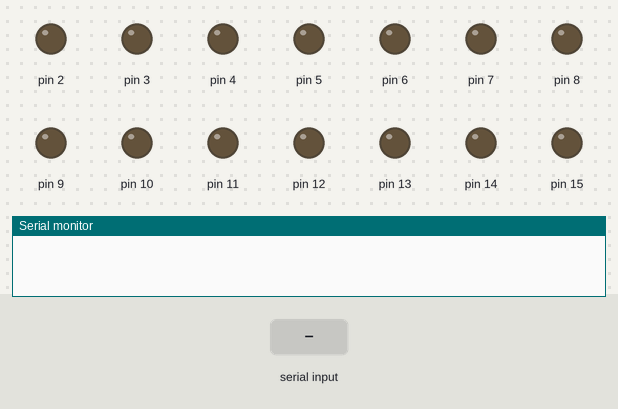
A sketch run on a simulated Arduino Uno, built with avr-gcc and run on an emulated ATmega328P. Shown: output pins drawn as LEDs (lit = HIGH), the last lines printed to the serial monitor. The inputs (shaded band) are chosen by the test bench.

Above: at 1.2 s.
1.3 s: "1" received over Serial
At 1.6 s:
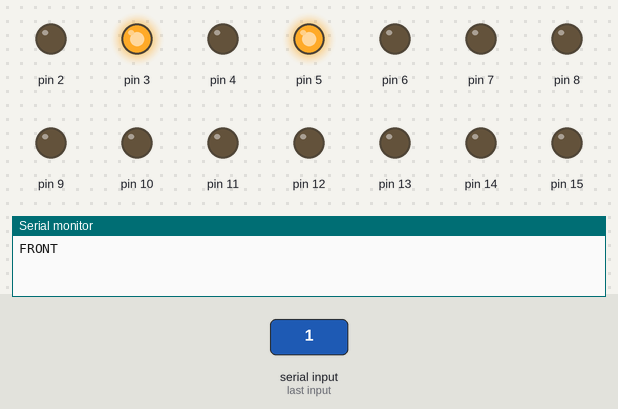
2.8 s: byte 70 ('F') received over Serial
At 2.9 s:
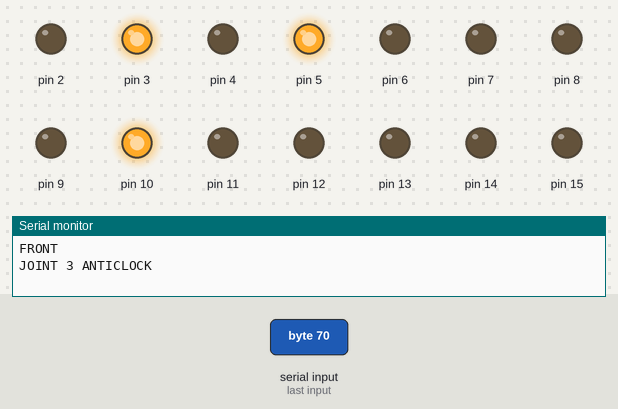
4.5 s: byte 71 ('G') received over Serial
At 4.6 s:
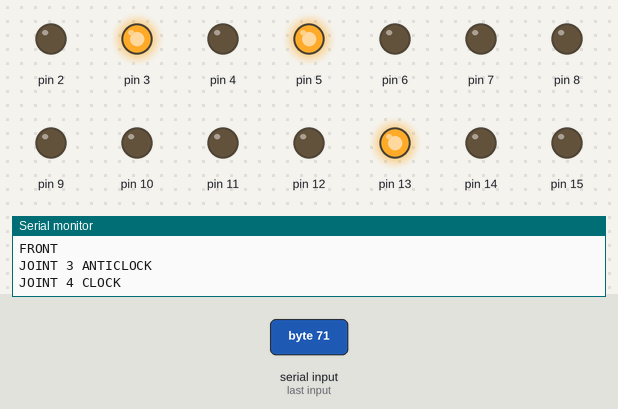
6.2 s: "2" received over Serial
At 6.5 s:
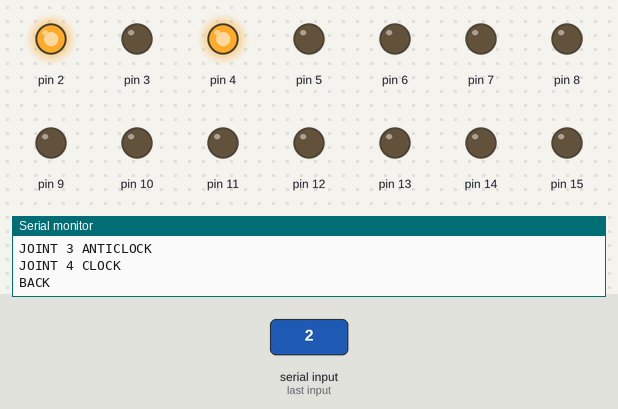
7.7 s: byte 72 ('H') received over Serial
At 7.8 s:
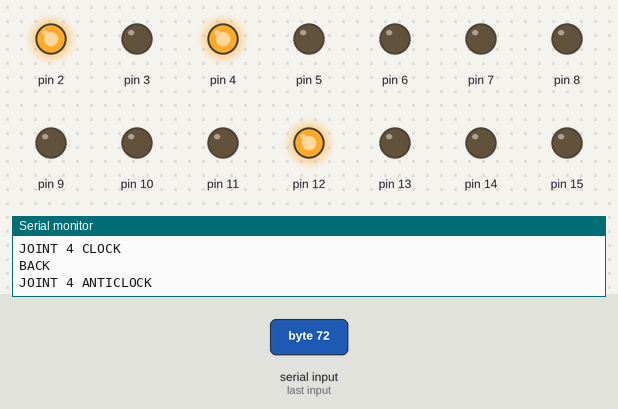
9.4 s: byte 73 ('I') received over Serial
At 9.5 s:
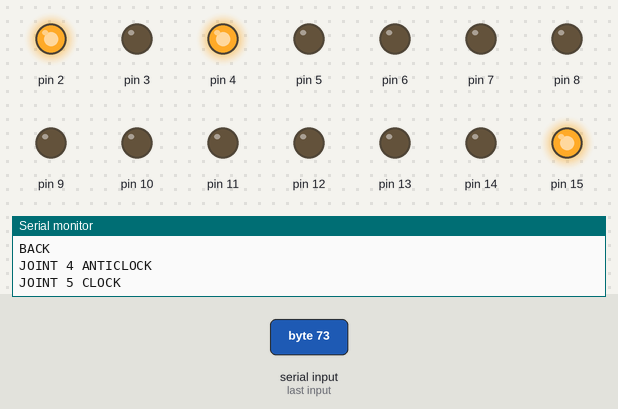
Timing chart, 0 to 12.1 s (numbered marks = the images above; inputs shaded):
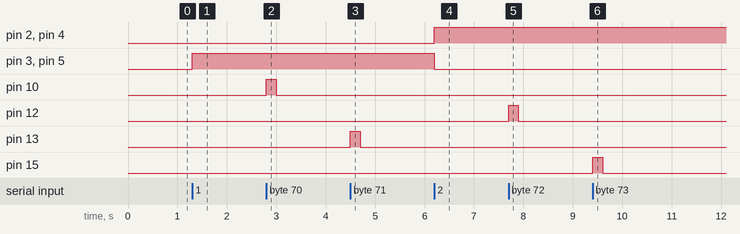

The sketch:

ROBOTIC_ARM_AND_CAR.ino
```cpp
int inByte;
void setup()
{
  Serial.begin(9600);
  pinMode(2, OUTPUT);
  pinMode(3, OUTPUT);
  pinMode(4, OUTPUT);
  pinMode(5, OUTPUT);
  pinMode(6, OUTPUT);
  pinMode(7, OUTPUT);
  pinMode(8, OUTPUT);
  pinMode(9, OUTPUT);
  pinMode(10, OUTPUT);
  pinMode(11, OUTPUT);
  pinMode(12, OUTPUT);
  pinMode(13, OUTPUT);
  pinMode(14, OUTPUT);
  pinMode(15, OUTPUT);

}
void loop()
{
  if (Serial.available() > 0)
  {
  inByte = Serial.read();
  switch (inByte)
  {
    case '1':
      digitalWrite(2, LOW);
      digitalWrite(3, HIGH);
      digitalWrite(4, LOW);
      digitalWrite(5, HIGH);
      Serial.println("FRONT");
      break;
    case '2':
      digitalWrite(2, HIGH);
      digitalWrite(3, LOW);
      digitalWrite(4, HIGH);
      digitalWrite(5, LOW);
      Serial.println("BACK");
      break;
    case '3':
      digitalWrite(2, LOW);
      digitalWrite(3, LOW);
      digitalWrite(4, LOW);
      digitalWrite(5, HIGH);
      Serial.println("LEFT");
      break;
    case '4':
      digitalWrite(2, LOW);
      digitalWrite(3, HIGH);
      digitalWrite(4, LOW);
      digitalWrite(5, LOW);
      Serial.println("RIGHT");
      break;
    case '5':
      digitalWrite(2, LOW);
      digitalWrite(3, LOW);
      digitalWrite(4, LOW);
      digitalWrite(5, LOW);
      Serial.println("STOP");
      break;
     case 'A':
      digitalWrite(6, LOW);
      digitalWrite(7, HIGH);
      Serial.println("JOINT 1 CLOCK");
      delay(200);
      digitalWrite(6, LOW);
      digitalWrite(7, LOW);
      break;
     case 'B':
      digitalWrite(6, HIGH );
      digitalWrite(7, LOW);
      Serial.println("JOINT 1 ANTICLOCK");
      delay(200);
      digitalWrite(6, LOW);
      digitalWrite(7, LOW);
      break;
     case 'C':
      digitalWrite(8, LOW);
      digitalWrite(9, HIGH);
      Serial.println("JOINT 2 CLOCK");
      delay(200);
      digitalWrite(8, LOW);
      digitalWrite(9, LOW);
      break;
     case 'D':
      digitalWrite(8, HIGH);
      digitalWrite(9, LOW);
      Serial.println("JOINT 2 ANTICLOCK");
      delay(200);
      digitalWrite(8, LOW);
      digitalWrite(9, LOW);
      break;
     case 'E':
      digitalWrite(10, LOW);
      digitalWrite(11, HIGH);
      Serial.println("JOINT 3 CLOCK");
      delay(200);
      digitalWrite(10, LOW);
      digitalWrite(11, LOW);
      break;
     case 'F':
      digitalWrite(10, HIGH);
      digitalWrite(11, LOW);
      Serial.println("JOINT 3 ANTICLOCK");
      delay(200);
      digitalWrite(10, LOW);
      digitalWrite(11, LOW);
      break;
     case 'G':
      digitalWrite(12, LOW);
      digitalWrite(13, HIGH);
      Serial.println("JOINT 4 CLOCK");
      delay(200);
      digitalWrite(12, LOW);
      digitalWrite(13, LOW);
      break;
     case 'H':
      digitalWrite(12, HIGH);
      digitalWrite(13, LOW);
      Serial.println("JOINT 4 ANTICLOCK");
      delay(200);
      digitalWrite(12, LOW);
      digitalWrite(13, LOW);
      break;
     case 'I':
      digitalWrite(14, LOW);
      digitalWrite(15, HIGH);
      Serial.println("JOINT 5 CLOCK");
      delay(200);
      digitalWrite(14, LOW);
      digitalWrite(15, LOW);
      break;
     case 'J':
      digitalWrite(14, HIGH);
      digitalWrite(15, LOW);
      Serial.println("JOINT 5 ANTICLOCK");
      delay(200);
      digitalWrite(14, LOW);
      digitalWrite(15, LOW);
      break;
  }
}}
```

Measured:
- after the input at 1.3 s, pin 3, pin 5: LOW → HIGH at once
- after the input at 2.8 s, pin 10: LOW → HIGH at once, → LOW 0.20 s later
- after the input at 4.5 s, pin 13: LOW → HIGH at once, → LOW 0.20 s later
- after the input at 6.2 s, pin 2, pin 4: LOW → HIGH at once; pin 3, pin 5: HIGH → LOW at once
- after the input at 7.7 s, pin 12: LOW → HIGH at once, → LOW 0.20 s later
- after the input at 9.4 s, pin 15: LOW → HIGH at once, → LOW 0.20 s later
